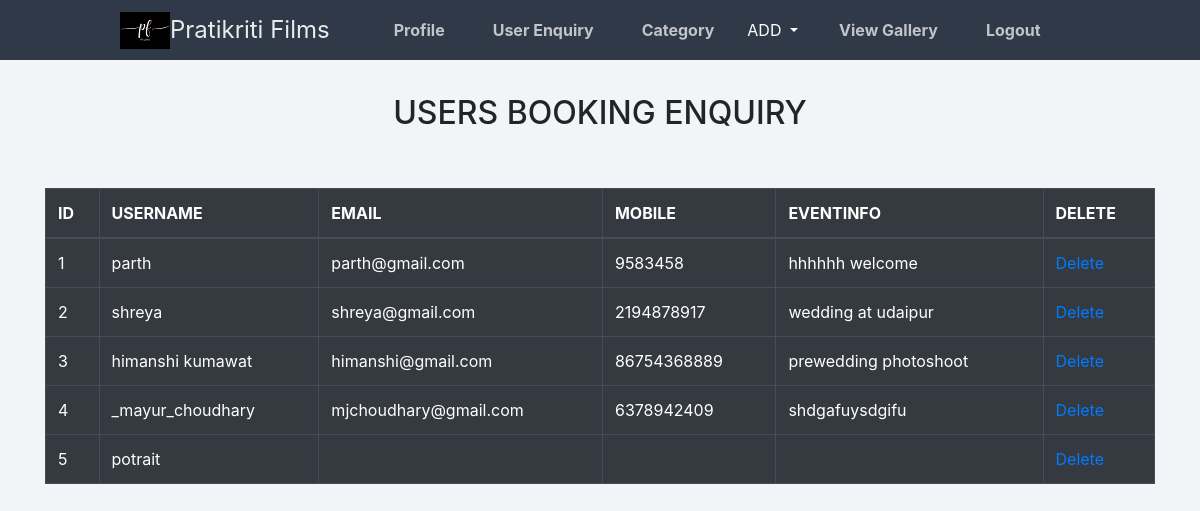
The app's page /admin/contactuser.php with its own data.
### tables this page shows
CREATE TABLE `userinfodata` (
  `id` int(255) NOT NULL,
  `user` varchar(255) NOT NULL,
  `email` varchar(255) NOT NULL,
  `mobile` varchar(255) NOT NULL,
  `Eventinfo` varchar(500) NOT NULL
);

### admin/contactuser.php (the view, shortened to what this page needs)
<!DOCTYPE html>
<html lang="en">
<head>
    <link rel="stylesheet" href="https://stackpath.bootstrapcdn.com/bootstrap/4.3.1/css/bootstrap.min.css">
    <link href="style.css" rel="stylesheet" type="text/css">
</head>
<body style="background-color:#f3f4f7;">
<nav class="navtop">
        <div>
        <a class="navbar-brand" href="home.php"><img src="logo.png" alt="">
   				<h1>Pratikriti Films</h1></a>
            <a href="profile.php"><i class="fas fa-user-circle"></i>Profile</a>
            <a href="contactuser.php"><i class="User Enquiry"></i>User Enquiry</a>
            <a href="category.php"><i class="category"></i>Category</a>
                <button class="btn btn- dropdown-toggle" type="button" data-toggle="dropdown" style="color:white">ADD
                    <span class="caret"></span></button>
            <a href="viewgallery.php"><i class="fas fa-sign-out-alt"></i>View Gallery</a>
            <a href="logout.php"><i class="fas fa-sign-out-alt"></i>Logout</a>
        </div>
    </nav>
        <br>
    <div class="container bcontent">
        <h2><center>USERS BOOKING ENQUIRY</center></h2>
        <br>
        <br>
        <?php
        $con = mysqli_connect("localhost", "root", "", "webdata");
        $r = mysqli_query($con, "select * from userinfodata");
        echo "<table class='table table-dark' table border='1' ds align='center' cellspacing=0 cellpadding=10>";
        echo " <thead><tr style='text-transform:uppercase'><th>Id</th><th>username</th><th>email</th><th>mobile</th><th>Eventinfo</th><th>Delete</th><tr> </thead>";
        while ($row = mysqli_fetch_array($r)) {
            echo "<tr><td>", $row[0], "</td>";
            echo "<td>", $row[1], "</td>";
            echo "<td>", $row[2], "</td>";
            echo "<td>", $row[3], "</td>";
            echo "<td>", $row[4], "</td>
            <td><a href='delet.php?a=$row[0]'>Delete</a></td></tr>";
        }
        ?>
        </table>

### admin/style.css (style rules this page uses)
.navtop { background-color: #2f3947; height: 60px; width: 100%; border: 0; }
.navtop div { display: flex; margin: 0 auto; width: 1000px; height: 100%; }
.navtop div h1, .navtop div a { display: inline-flex; align-items: center; }
.navtop div h1 { flex: 1; font-size: 24px; padding: 0; margin: 0; color: #eaebed; font-weight: normal; }
.navtop div a { padding: 0 20px; text-decoration: none; color: #c1c4c8; font-weight: bold; }
.navtop div a i { padding: 2px 8px 0 0; }

### admin/contactuser.php (style rules this page uses)
.bcontent { margin-top: 10px; }

### records on screen
userinfodata: id "1", user "parth", email "parth@gmail.com", mobile "9583458", Eventinfo "hhhhhh welcome"
userinfodata: id "2", user "shreya", email "shreya@gmail.com", mobile "2194878917", Eventinfo "wedding at udaipur"
userinfodata: id "3", user "himanshi kumawat", email "himanshi@gmail.com", mobile "86754368889", Eventinfo "prewedding photoshoot"
userinfodata: id "4", user "_mayur_choudhary", email "mjchoudhary@gmail.com", mobile "6378942409", Eventinfo "shdgafuysdgifu"
userinfodata: id "5", user "potrait"
